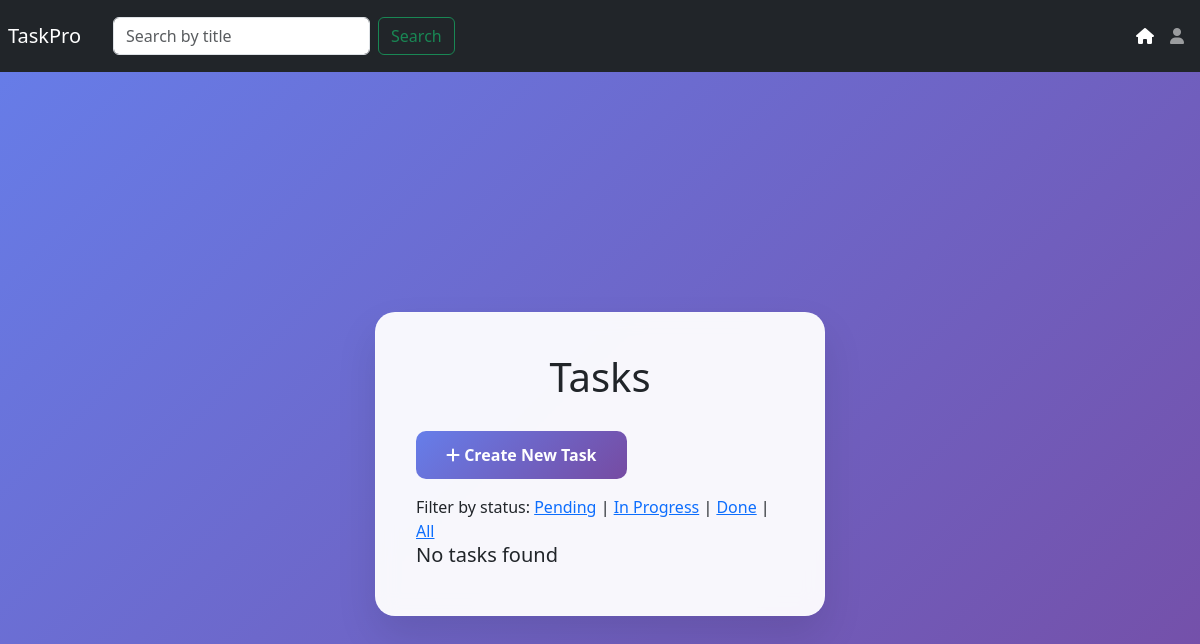
Page /tasks/?status=pending (signed in) on the earlier database version.
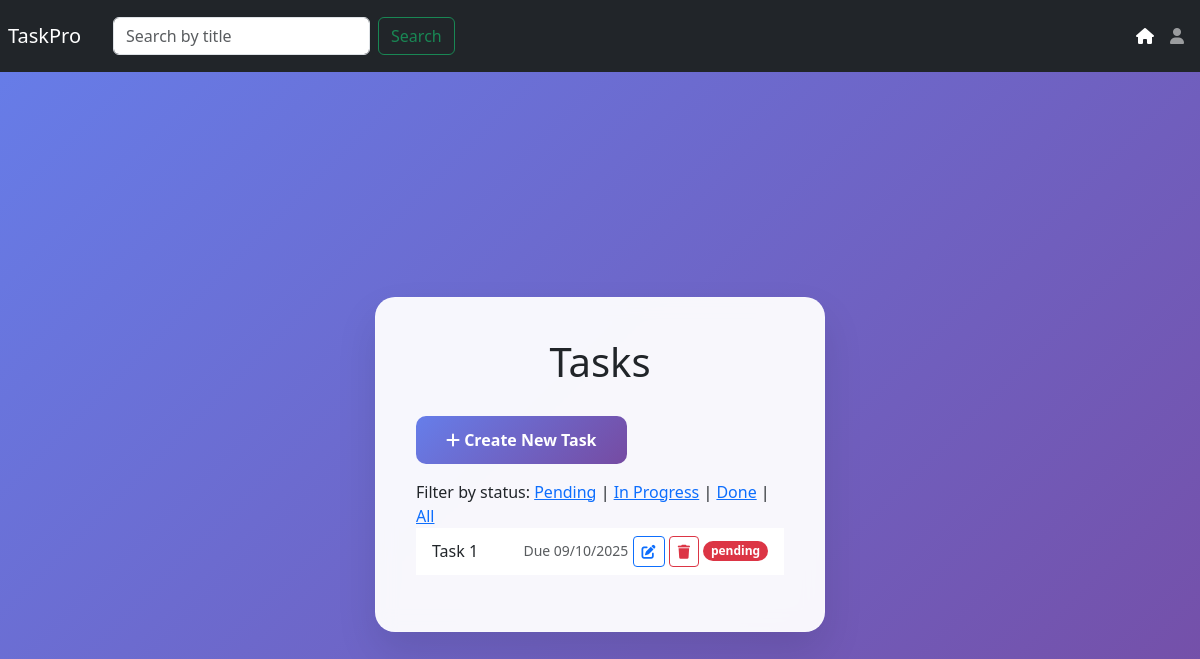
Same page on the later database version.
### task_main/models.py (models this page shows, shortened)
class Tasks(models.Model):
    title=models.CharField(max_length=50,)
    slug=models.SlugField(max_length=255,unique=True)
    description=models.CharField(max_length=255)
    expiry=models.DateField()
    priority=models.CharField(max_length=10,choices=priority_choices,default='Lowest')
    status=models.CharField(choices=status_choices,default='pending')
    user=models.ForeignKey(CustomUser,on_delete=models.CASCADE)

### task_main/views.py (the view)
# urls.py: path('',views.TaskListView.as_view(), name='tasklist'),
class TaskListView(mixins.ListModelMixin,GenericAPIView):
    permission_classes=[IsAuthenticated,]
    serializer_class=TaskListCreateSerializer
    renderer_classes=[TemplateHTMLRenderer]
    def get_queryset(self):
        queryset = Tasks.objects.filter(user=self.request.user).order_by('priority')
        status = self.request.query_params.get('status')
        sortby = self.request.query_params.get('sortby')
        if status:
            print(status)
            queryset = queryset.filter(status=status)
            if sortby:
                print(sortby)
                queryset.order_by(sortby)
        return queryset
    def get(self, request, *args, **kwargs):
        queryset = self.get_queryset()
        return Response({'tasks': queryset}, template_name='task_main/tasklist.html')

### templates/task_main/tasklist.html (shortened to what this page needs)
{% extends 'base.html' %}
{% block content %}
<div class="auth-card mb-3">
    <h1 class="auth-header">Tasks</h1>
    <div class="d-flex justify-content-between mb-3">
        <a href='{% url "taskcreate" %}' class="btn btn-primary"><i class="fas fa-plus"></i> Create New Task</a>
    </div>
    <div>
        Filter by status:
        <a href="{% url 'tasklist' %}?status=pending">Pending</a> |
        <a href="{% url 'tasklist' %}?status=in progress">In Progress</a> |
        <a href="{% url 'tasklist' %}?status=done">Done</a> |
        <a href="{% url 'tasklist' %}">All</a>
    </div>
{% if tasks %}
    <div class="d-flex-row justify-content-between flex-wrap">
        {% for task in tasks %}
        <div class="mb-3">
            <ul class="list-group list-group-flush">
                <li class="list-group-item d-flex align-items-center gap-2">
                    <div class="d-flex align-items-center flex-grow-1 gap-6 overflow-hidden">
                        <label for="id_title" class="form-check-label truncate flex-grow-1 mb-0">{{ task.title}}</label>
                        <div class="d-flex-center gap-2">
                            <span class="text-muted small flex-shrink-0">Due {{ task.expiry|date:"SHORT_DATE_FORMAT"}}</span>
                        <a href="{% url 'taskedit' slug=task.slug %}"
                            class="btn btn-sm btn-outline-primary flex-shrink-0"><i class="fas fa-edit"></i></a>
                        <a href="{% url 'taskdelete' slug=task.slug %}"
                            class="btn btn-sm btn-outline-danger flex-shrink-0"><i class="fas fa-trash"></i></a>
                        <span
                            class="badge rounded-pill bg-{% if task.status == 'done' %}success{% elif task.status == 'in progress' %}primary{% else %}danger{% endif %} flex-shrink-0">
                            {% if task.status == 'done' %}done{% elif task.status == 'in progress' %}inprogress{% else %}pending{% endif %}
                        </span>
                        </div>
                    </div>
                </li>
            </ul>
            {% endfor %}
        </div>
        {% else %}
        <h5>No tasks found</h5>
    </div>
    {% endif %}
    {% endblock %}

Differences in the rows shown:
added Tasks: title "Task 1", expiry "09/10/2025", status "pending"
Other differences:
text no longer shown: "No tasks found"
